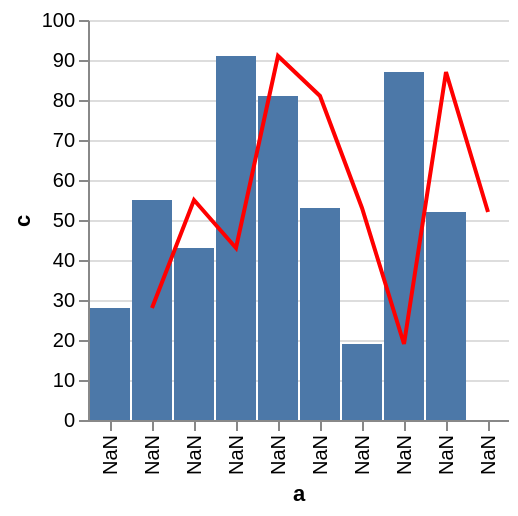

Express this chart as Vega-Lite.
### Vega specification from a JSON file in a GitHub repository (floating-point values rounded to 4 significant figures)
{"$schema": "http://vega.github.io/schema/vega/v3.0.json", "autosize": "pad", "padding": 5, "data": [{"name": "source_0", "values": [{"a": "A", "b": "B", "c": 28}, {"a": "B", "b": "C", "c": 55}, {"a": "C", "b": "D", "c": 43}, {"a": "D", "b": "E", "c": 91}, {"a": "E", "b": "F", "c": 81}, {"a": "F", "b": "G", "c": 53}, {"a": "G", "b": "H", "c": 19}, {"a": "H", "b": "I", "c": 87}, {"a": "I", "b": "J", "c": 52}], "format": {"type": "json"}}, {"name": "data_0", "source": "source_0", "transform": [{"type": "formula", "expr": "toNumber(datum[\"c\"])", "as": "c"}, {"type": "filter", "expr": "datum[\"c\"] !== null && !isNaN(datum[\"c\"])"}]}, {"name": "data_1", "source": "source_0", "transform": [{"type": "formula", "expr": "toNumber(datum[\"c\"])", "as": "c"}, {"type": "filter", "expr": "datum[\"c\"] !== null && !isNaN(datum[\"c\"])"}, {"type": "collect", "sort": {"field": "b", "order": "descending"}}]}], "signals": [{"name": "width", "update": "max(layer_0_width, layer_1_width)"}, {"name": "height", "update": "max(layer_0_height, layer_1_height)"}, {"name": "layer_0_width", "update": "bandspace(domain('x').length, 1, 0.5) * 21"}, {"name": "layer_0_height", "update": "200"}, {"name": "layer_1_width", "update": "bandspace(domain('x').length, 1, 0.5) * 21"}, {"name": "layer_1_height", "update": "200"}], "marks": [{"name": "nested_main_group", "type": "group", "encode": {"update": {"width": {"signal": "width"}, "height": {"signal": "height"}, "fill": {"value": "transparent"}}}, "marks": [{"name": "layer_0_marks", "type": "rect", "role": "bar", "from": {"data": "data_0"}, "encode": {"update": {"xc": {"scale": "x", "field": "a"}, "width": {"value": 20}, "y": {"scale": "y", "field": "c"}, "y2": {"scale": "y", "value": 0}, "fill": {"value": "#4c78a8"}}}, "clip": true}, {"name": "layer_1_marks", "type": "line", "from": {"data": "data_1"}, "encode": {"update": {"x": {"scale": "x", "field": "b"}, "y": {"scale": "y", "field": "c"}, "stroke": {"value": "red"}}}, "clip": true}]}], "scales": [{"name": "x", "type": "point", "domain": {"fields": [{"data": "data_0", "field": "a"}, {"data": "data_1", "field": "b"}], "sort": true}, "range": {"step": 21}, "round": true, "padding": 0.5}, {"name": "y", "type": "linear", "domain": {"fields": [{"data": "data_0", "field": "c"}, {"data": "data_1", "field": "c"}], "sort": true}, "range": [200, 0], "round": true, "nice": true, "zero": true}], "axes": [{"scale": "x", "format": "s", "orient": "bottom", "tickCount": 5, "title": "a", "zindex": 1, "encode": {"labels": {"update": {"angle": {"value": 270}, "align": {"value": "right"}, "baseline": {"value": "middle"}}}}}, {"scale": "y", "format": "s", "orient": "left", "title": "c", "zindex": 1}, {"scale": "y", "domain": false, "format": "s", "grid": true, "labels": false, "orient": "left", "ticks": false, "zindex": 0, "gridScale": "x"}]}
